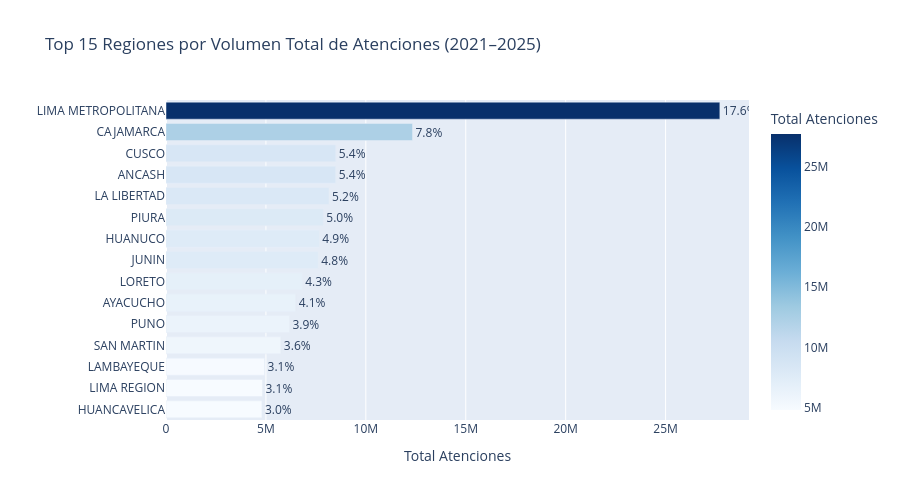

Notebook code for this chart:
### Code cell
# Top 15 regiones por volumen de atenciones
top_regiones = (df.groupby('REGION', observed=True)['ATENCIONES']
                  .sum()
                  .sort_values(ascending=False)
                  .head(15)
                  .reset_index())
top_regiones['PCT'] = (top_regiones['ATENCIONES'] / df['ATENCIONES'].sum() * 100).round(2)

fig = px.bar(
    top_regiones, x='ATENCIONES', y='REGION',
    orientation='h',
    title='Top 15 Regiones por Volumen Total de Atenciones (2021–2025)',
    text='PCT', labels={'ATENCIONES': 'Total Atenciones', 'REGION': ''},
    color='ATENCIONES', color_continuous_scale='Blues'
)
fig.update_traces(texttemplate='%{text:.1f}%', textposition='outside')
fig.update_layout(height=500, yaxis={'categoryorder': 'total ascending'})
fig.show()

### Figure 1 — Plotly figure (JSON) as saved in the notebook; plotly's stock layout.template omitted (floating-point values rounded to 4 significant figures)
{"data": [{"hovertemplate": "Total Atenciones=%{marker.color}<br>=%{y}<br>PCT=%{text}<extra></extra>", "legendgroup": "", "marker": {"color": [27714837, 12333294, 8494247, 8492931, 8158110, 7869807, 7669445, 7617452, 6813947, 6489828, 6177338, 5747220, 4931770, 4826718, 4800442], "coloraxis": "coloraxis", "pattern": {"shape": ""}}, "name": "", "orientation": "h", "showlegend": false, "text": [17.58, 7.82, 5.39, 5.39, 5.18, 4.99, 4.87, 4.83, 4.32, 4.12, 3.92, 3.65, 3.13, 3.06, 3.05], "textposition": "outside", "texttemplate": "%{text:.1f}%", "type": "bar", "x": [27714837, 12333294, 8494247, 8492931, 8158110, 7869807, 7669445, 7617452, 6813947, 6489828, 6177338, 5747220, 4931770, 4826718, 4800442], "xaxis": "x", "y": ["LIMA METROPOLITANA", "CAJAMARCA", "CUSCO", "ANCASH", "LA LIBERTAD", "PIURA", "HUANUCO", "JUNIN", "LORETO", "AYACUCHO", "PUNO", "SAN MARTIN", "LAMBAYEQUE", "LIMA REGION", "HUANCAVELICA"], "yaxis": "y"}], "layout": {"barmode": "relative", "coloraxis": {"colorbar": {"title": {"text": "Total Atenciones"}}, "colorscale": [[0, "rgb(247,251,255)"], [0.125, "rgb(222,235,247)"], [0.25, "rgb(198,219,239)"], [0.375, "rgb(158,202,225)"], [0.5, "rgb(107,174,214)"], [0.625, "rgb(66,146,198)"], [0.75, "rgb(33,113,181)"], [0.875, "rgb(8,81,156)"], [1, "rgb(8,48,107)"]]}, "height": 500, "legend": {"tracegroupgap": 0}, "title": {"text": "Top 15 Regiones por Volumen Total de Atenciones (2021–2025)"}, "xaxis": {"anchor": "y", "domain": [0, 1], "title": {"text": "Total Atenciones"}}, "yaxis": {"anchor": "x", "categoryorder": "total ascending", "domain": [0, 1], "title": {"text": ""}}}}
